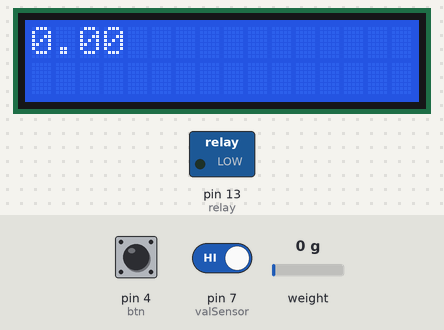
Recording of a sketch running on a simulated Arduino Uno, built with avr-gcc and run on an emulated ATmega328P. Parts: 16×2 character LCD, switched loads named in the sketch (green lamp = pin HIGH). The inputs (shaded band) are chosen by the test bench; at power-on: weight on the scale 0 g, pin 4 (btn) LOW, pin 7 (valSensor) HIGH. What the sketch prints to the serial monitor is not drawn.

Above: at 3.4 s.
3.5 s: weight on the scale set to 1250 g
At 4.7 s:
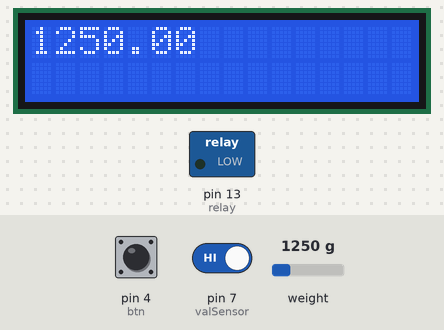
5.0 s: weight on the scale set to 100 g
At 6.2 s:
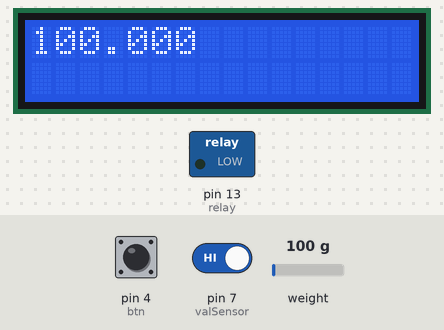
6.5 s: weight on the scale set to 2500 g
At 7.9 s:
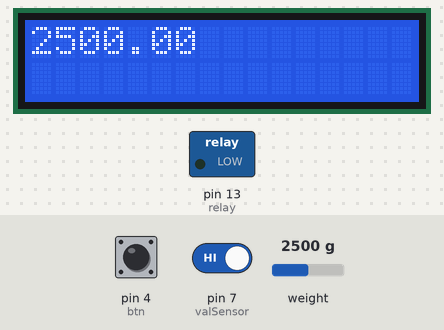
Timing chart, 0 to 9.5 s (numbered marks = the images above; inputs shaded):
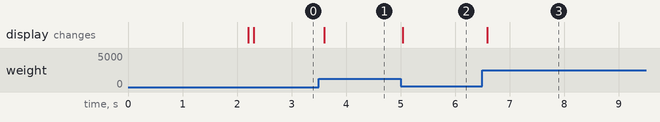

The sketch:

HX711.ino
```cpp
/*
  Setup your scale and start the sketch WITHOUT a weight on the scale
  Once readings are displayed place the weight on the scale
  Press +/- or a/z to adjust the calibration_factor until the output readings match the known weight
  Arduino pin 2 -> HX711 CLK
  Arduino pin 3 -> HX711 DOUT
  Arduino pin 5V -> HX711 VCC
  Arduino pin GND -> HX711 GND
*/

#include "HX711.h"
#include <Wire.h>
#include <LiquidCrystal_I2C.h>

HX711 scale(5, 6); //scale(DOUT, CLK);
LiquidCrystal_I2C lcd(0x27, 16, 2);

float calibration_factor = 2230; // this calibration factor is adjusted according to my load cell
float units;
float ounces;
int valSensor = 7;
int stateBtn = 1;
float valKg = 0.5;
int btn = 4;
int relay = 13;

void setup() {
  Serial.begin(9600);
  Serial.println("HX711 calibration sketch");
  Serial.println("Remove all weight from scale");
  Serial.println("After readings begin, place known weight on scale");
  Serial.println("Press + or a to increase calibration factor");
  Serial.println("Press - or z to decrease calibration factor");

  scale.set_scale();
  scale.tare();  //Reset the scale to 0

  long zero_factor = scale.read_average(); //Get a baseline reading
  Serial.print("Zero factor: "); //This can be used to remove the need to tare the scale. Useful in permanent scale projects.
  Serial.println(zero_factor);

  pinMode(valSensor, INPUT);
  pinMode(btn, INPUT);
  pinMode(relay, OUTPUT);
  //LCD
  lcd.init();
  lcd.backlight();
}

void loop() {

  scale.set_scale(calibration_factor); //Adjust to this calibration factor

  Serial.print("Reading: ");
  units = scale.get_units(), 10;
  if (units < 0)
  {
    units = 0.00;
  }
  ounces = units * 0.035274;
  Serial.print(units);
  Serial.print(" grams");
  Serial.print(" calibration_factor: ");
  Serial.print(calibration_factor);
  Serial.println();

  Serial.print(" sensor: ");
  Serial.println(digitalRead(valSensor));

  if (Serial.available())
  {
    char temp = Serial.read();
    if (temp == '+' || temp == 'a')
      calibration_factor += 1;
    else if (temp == '-' || temp == 'z')
      calibration_factor -= 1;
  }

  //processing
  if (digitalRead(valSensor) == 0 && units <= 1.50)
  {
    Serial.println("open");
    lcd.setCursor(0, 0);
    lcd.print(units);
  }
  if (digitalRead(valSensor) == 0 &&  units > 1.50 || digitalRead(valSensor) == 1 )
  {
    Serial.println("close");
    lcd.setCursor(0, 0);
    lcd.print(units);
  }

  stateBtn = digitalRead(btn);
  Serial.println("stateBtn");
  Serial.println(stateBtn);
}
```

Measured:
- after the input at 3.5 s, the display: changes after 0.10 s (image 1)
- after the input at 5.0 s, the display: changes at once (image 2)
- after the input at 6.5 s, the display: changes after 0.09 s (image 3)
